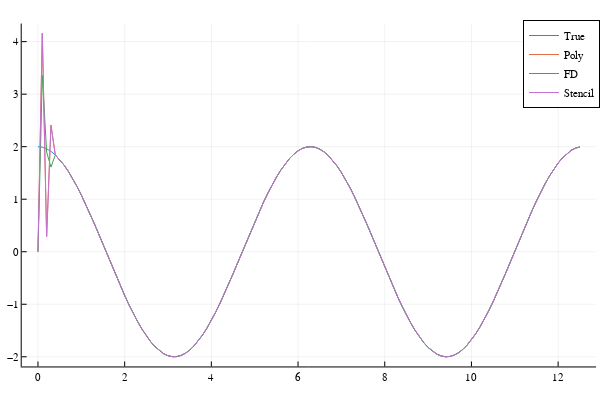

Here is the notebook cell this chart was saved with:
### Code cell
using Plots
plotly()

plot(tspan, fdot_true, label="True")
plot!(tspan, fdot_poly, label="Poly")
plot!(tspan, fdot_fd, label="FD")
plot!(tspan, fdot_stencil, label="Stencil")
